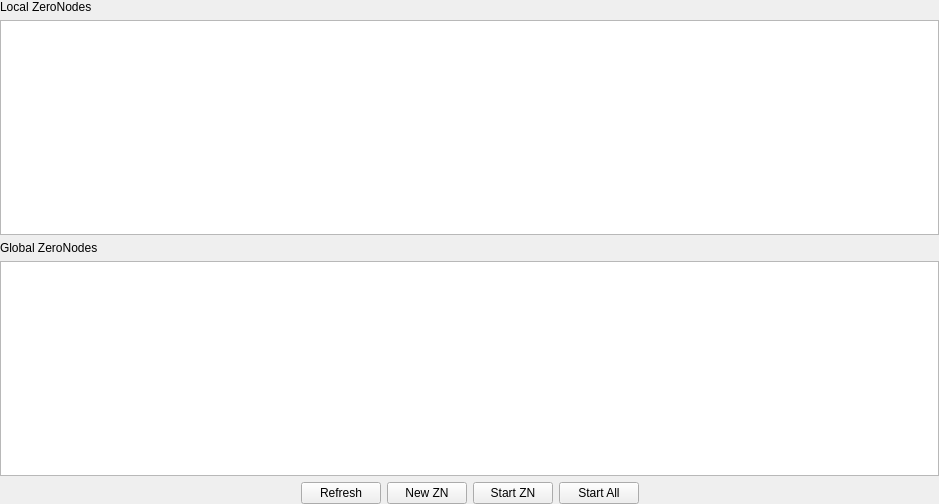
<?xml version="1.0" encoding="UTF-8"?>
<ui version="4.0">
 <class>ZeroNodePage</class>
 <widget class="QWidget" name="ZeroNodePage">
  <property name="geometry">
   <rect>
    <x>0</x>
    <y>0</y>
    <width>939</width>
    <height>504</height>
   </rect>
  </property>
  <property name="windowTitle">
   <string>Form</string>
  </property>
  <layout class="QHBoxLayout" name="horizontalLayout">
   <property name="leftMargin">
    <number>0</number>
   </property>
   <property name="topMargin">
    <number>0</number>
   </property>
   <property name="rightMargin">
    <number>0</number>
   </property>
   <property name="bottomMargin">
    <number>0</number>
   </property>
   <item>
    <layout class="QVBoxLayout" name="verticalLayout_2">
     <item>
      <widget class="QLabel" name="label_8">
       <property name="text">
        <string>Local ZeroNodes</string>
       </property>
      </widget>
     </item>
     <item>
      <widget class="QTableView" name="tableZeroNodeLocal">
       <property name="contextMenuPolicy">
        <enum>Qt::CustomContextMenu</enum>
       </property>
       <attribute name="verticalHeaderVisible">
        <bool>false</bool>
       </attribute>
      </widget>
     </item>
     <item>
      <widget class="QLabel" name="label_9">
       <property name="text">
        <string>Global ZeroNodes</string>
       </property>
      </widget>
     </item>
     <item>
      <widget class="QTableView" name="tableZeroNodeGlobal">
       <property name="contextMenuPolicy">
        <enum>Qt::CustomContextMenu</enum>
       </property>
       <attribute name="verticalHeaderVisible">
        <bool>false</bool>
       </attribute>
      </widget>
     </item>
     <item>
      <layout class="QHBoxLayout" name="horizontalLayout_27">
       <item>
        <spacer name="horizontalSpacer_8">
         <property name="orientation">
          <enum>Qt::Horizontal</enum>
         </property>
         <property name="sizeHint" stdset="0">
          <size>
           <width>40</width>
           <height>20</height>
          </size>
         </property>
        </spacer>
       </item>
       <item>
        <widget class="QPushButton" name="btnZNRefresh">
         <property name="text">
          <string>Refresh</string>
         </property>
        </widget>
       </item>
       <item>
        <widget class="QPushButton" name="btnZNNew">
         <property name="text">
          <string>New ZN</string>
         </property>
        </widget>
       </item>
       <item>
        <widget class="QPushButton" name="btnZNStart">
         <property name="text">
          <string>Start ZN</string>
         </property>
        </widget>
       </item>
       <item>
        <widget class="QPushButton" name="btnZNStartAll">
         <property name="text">
          <string>Start All</string>
         </property>
        </widget>
       </item>
       <item>
        <spacer name="horizontalSpacer_9">
         <property name="orientation">
          <enum>Qt::Horizontal</enum>
         </property>
         <property name="sizeHint" stdset="0">
          <size>
           <width>40</width>
           <height>20</height>
          </size>
         </property>
        </spacer>
       </item>
      </layout>
     </item>
    </layout>
   </item>
  </layout>
 </widget>
 <resources/>
 <connections/>
</ui>
